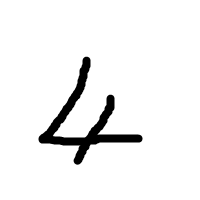
#> input picture workingDir/images/1.png, 200 x 200 px
$ python 'mse&SSIM.py'   (Python 2 division)   (older library calls are emulated)
#> lines starting #> are read from the running program, lines starting #| are printed output that depends on the picture
from PIL import Image
from sklearn.metrics import mean_squared_error
from skimage.measure import compare_ssim
import numpy as np
from sklearn import datasets

digits = datasets.load_digits()
print "\t\t\tImage 0 from the dataset\n =====================================\n"
print digits.images[0]

ima3 = np.array(Image.open("images/1.png").convert('L'))
ima4 = np.array(Image.open("images/2i.png").convert('L'))
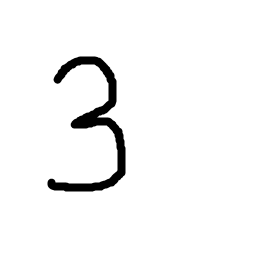
#> input picture workingDir/images/2i.png, 256 x 256 px


ima5 = Image.open("images/2ii.png").resize((8,8)).convert('L')
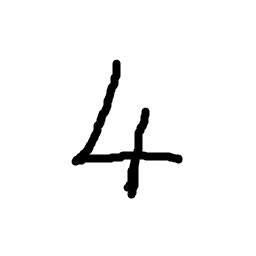
#> input picture workingDir/images/2ii.png, 256 x 256 px
image5 = np.array(ima5)
print "\n\n\t\t\tImage (png) read in\n =====================================\n"
print image5
#| [[255 255 255 255 255 255 255 255]
#|  [255 255 255 246 254 255 255 255]
#|  [255 255 255 191 254 255 255 255]
#|  [255 255 240 197 221 255 255 255]
#|  [255 255 181 179 157 226 255 255]
#|  [255 255 226 196 172 235 255 255]
#|  [255 255 255 251 246 255 255 255]
#|  [255 255 255 255 255 255 255 255]]
print "\n "
ima6 = Image.open("images/2.png").resize((8,8)).convert('L')
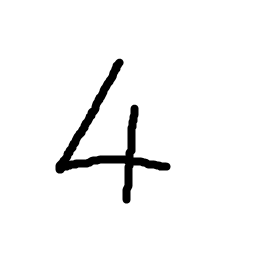
#> input picture workingDir/images/2.png, 256 x 256 px
image6 = np.array(ima6)
print image6
#| [[255 255 255 255 255 255 255 255]
#|  [255 255 255 243 253 255 255 255]
#|  [255 255 248 188 254 255 255 255]
#|  [255 255 206 211 224 255 255 255]
#|  [255 236 165 197 184 249 255 255]
#|  [255 231 201 190 176 239 255 255]
#|  [255 255 255 245 248 255 255 255]
#|  [255 255 255 255 255 255 255 255]]

print digits.images[0].dtype
print image5.dtype
#| uint8
#> (the run stopped early here; a loop or call above may not have finished)
